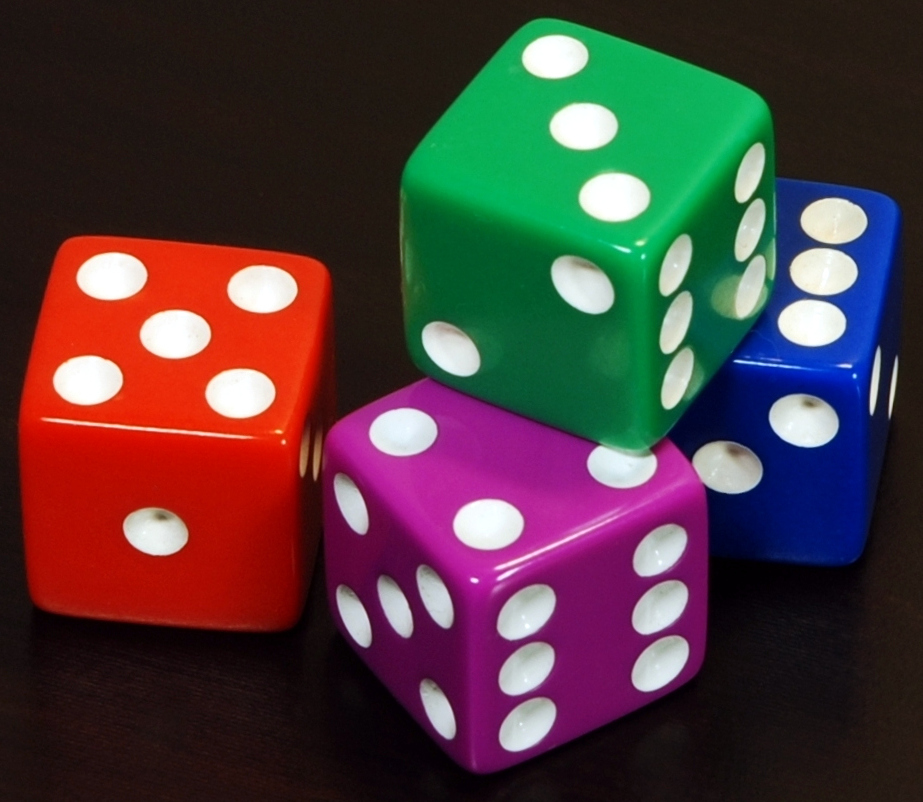
#> input picture notebooks/image.jpg, 923 x 802 px; the run also reads 1 picture not shown here
$ jupyter execute --allow-errors day4_session1.ipynb   (shell and % lines are left out)
#> lines starting #> are read from the running program, lines starting #| are printed output that depends on the picture; after the words box and inside, x2 and y2 are one past the last pixel; in counts of white or black regions, pixels touching at a corner belong together
# Image Processing and Shape Detection Concepts (Day 4, First Session, Part 1)

In this session, we will build on what we learned in Day 2 about using masks and contours for object detection. Our focus today is on shape detection – we’ll learn how to simplify object contours and classify basic shapes like triangles, rectangles, and circles. By the end of this notebook, you’ll understand how to use OpenCV’s cv2.approxPolyDP function to approximate contours and identify the shape based on the number of vertices. This is a key skill for our final AI-powered sorting robot project!

## Learning Goals
- Review Day 2 concepts: contours, masks, and basic object detection.
- Contour Approximation: Understand how cv2.approxPolyDP simplifies a contour by reducing its vertices.
- Shape Classification: Determine if a contour is a triangle, quadrilateral (rectangle), circle, etc., by counting its vertices after approximation.
- Coding Practice: Use OpenCV to find contours, approximate them, and label images with detected shape names.
- Connection to Robotics: Discuss how robots can use color and shape information to identify and sort objects in the real world.

(Throughout this notebook, we include reflection questions and mentor discussion cues to think deeper about the concepts. Feel free to pause and discuss these with your peers or instructors.)

### Review: Contours, Masks, and Object Detection (from Day 2)

In Day 2, we learned how to isolate objects in an image using color masks and find their contours. Recall that a mask is a binary image (black and white) where white pixels represent the region of interest (for example, all pixels of a certain color) and black pixels represent the background. Using a mask, we applied cv2.findContours to get the outlines of objects of interest.

Let’s quickly recap this with a simple example:
- Step 1: Load an image and convert it to the HSV color space (which is often easier for color segmentation).
- Step 2: Define a color range to create a mask for that color.
- Step 3: Use cv2.findContours on the mask to find object boundaries.
- Step 4: Draw the contours or highlight the detected object.

We won’t spend too long on this, but it’s important to remember because we will combine color masks with shape detection in our projects.

📌 If you need a refresher, look back at your Day 2 notebook to see how we created masks for different colors and detected objects.

Example Recap: Suppose we want to detect a blue object in an image (like a blue piece of paper). We would do something like:

[cell 1]

import cv2
import numpy as np
import matplotlib.pyplot as plt

# Load image (suppose 'image.jpg' has a blue object on a white background)
img = cv2.imread('image.jpg')
#> img is the input picture: shape (802, 923, 3); mean B, G, R 60, 58.2, 77.7

# Show original image
plt.imshow(cv2.cvtColor(img, cv2.COLOR_BGR2RGB))
plt.title("Original Image")
plt.axis('off')  # hide axis ticks
plt.show()

hsv = cv2.cvtColor(img, cv2.COLOR_BGR2HSV)
#> hsv: shape (802, 923, 3); mean H, S, V 65.3, 161.9, 102.2

# Define HSV range for blue (these values might need tuning for different images)
lower_blue = np.array([100, 150, 50])
upper_blue = np.array([130, 255, 255])
mask = cv2.inRange(hsv, lower_blue, upper_blue)
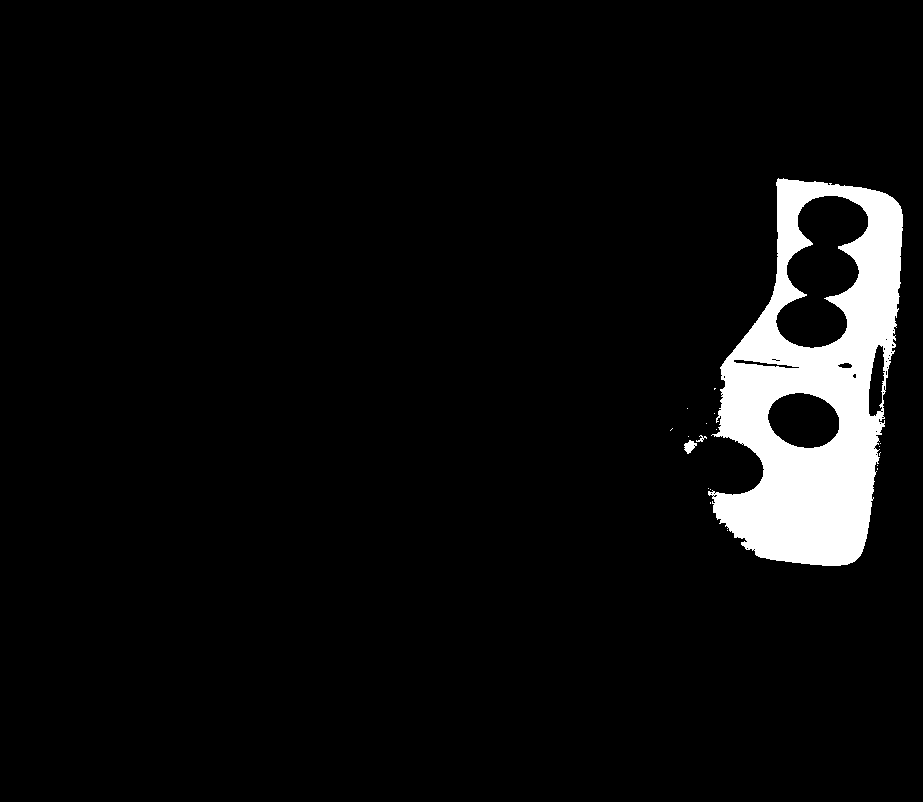
#> mask: shape (802, 923); 5.4% white; 19 white regions (16 under 20 px)

# Find contours on the mask
contours, _ = cv2.findContours(mask, cv2.RETR_EXTERNAL, cv2.CHAIN_APPROX_SIMPLE)
#> contours = 19 contours, 17 with area under 20; largest, box (x1, y1, x2, y2) and area: (708, 178, 903, 566) 51410, (684, 440, 697, 454) 89
print(f"Found {len(contours)} contours for blue objects.")
#| Found 19 contours for blue objects.

If the blue object is detected correctly, we should get at least one contour. We could then draw it on the original image or compute properties like the area or center of the contour. For example:

[cell 2]
# Draw the found contour onto the original image
for cnt in contours:
    cv2.drawContours(img, [cnt], -1, (0,255,0), 2)  # draw contour in green for visualization
#> this loop made 19 passes
#> cnt on passes 1 to 8: [[727, 530]], [[710, 502], [710, 503]], [[710, 489]], [[708, 488]], [[877, 468], [877, 469]], [[877, 465]], [[880, 452], [879, 453], [879, 455], [879, 453]], [[879, 446]]
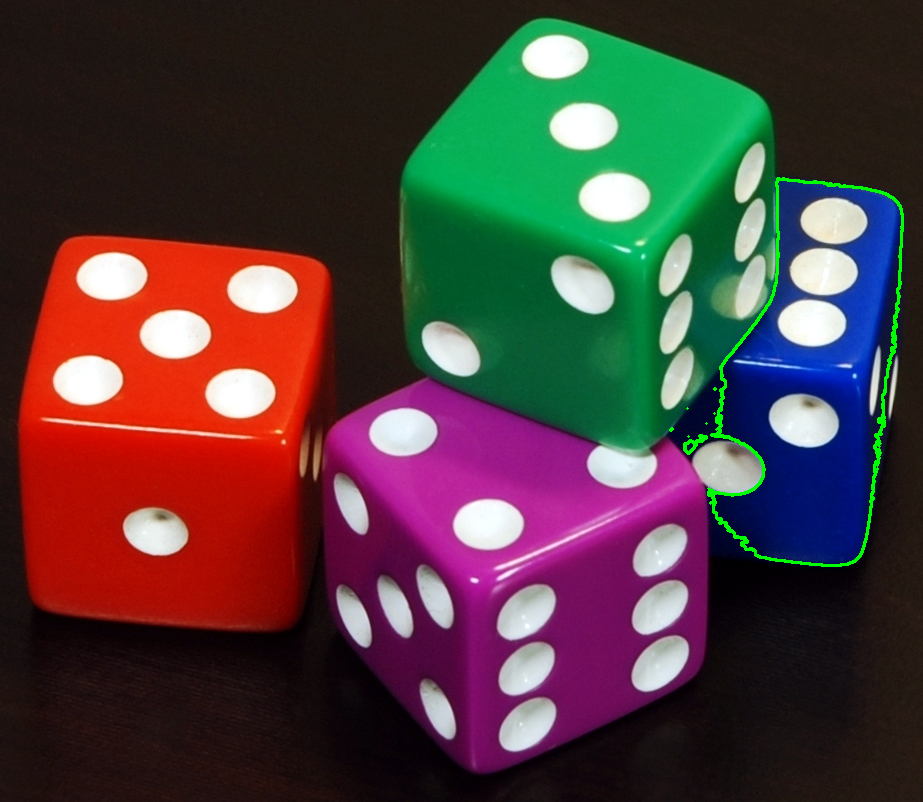
#> img: shape (802, 923, 3); 0.59% of pixels changed, all inside (x1, y1, x2, y2) = (669, 177, 904, 567)

# Display or save the result (in a Jupyter/Colab environment use cv2_imshow or plt.imshow)
cv2.imwrite('blue_detected.png', img)

# Show contours image
plt.imshow(cv2.cvtColor(img, cv2.COLOR_BGR2RGB))
plt.title("Contours Image")
plt.axis('off')  # hide axis ticks
plt.show()

In the above snippet, we used cv2.inRange to create a mask for a blue color range and then found contours. cv2.RETR_EXTERNAL retrieves only the outer contours (useful when objects are not nested), and cv2.CHAIN_APPROX_SIMPLE compresses horizontal, vertical, and diagonal segments, leaving only their end points (this saves memory). We’ll talk more about contour approximation in a moment.

Reflection: Why do we use color masks before finding contours? Think about how using a mask helps isolate the object of interest (by color) so that findContours doesn’t give us a lot of irrelevant outlines. If we didn’t use a mask, every little variation or feature in the image could become a contour!

### Contour Approximation with cv2.approxPolyDP

Now, onto the new concept: contour approximation. When we detect a contour, it might consist of a lot of points – especially if the object has a curved shape or irregular edges. For example, a circle might have dozens of contour points, and a slightly noisy square could have many points along each side. In robotics and computer vision, we often want to simplify these contours to just the key points that define the shape (e.g., the corners of a polygon). This simplification makes it easier to recognize the shape and is more computationally efficient.

Key idea: The OpenCV function cv2.approxPolyDP(curve, epsilon, closed) implements the Ramer–Douglas–Peucker (RDP) algorithm to approximate a curve or polygon with fewer points. Essentially, we give it a contour and a tolerance value (epsilon), and it returns a new, simplified contour.

- curve is the original contour (a list of points).
- epsilon is the maximum distance allowed between the original contour and the approximated contour. This is usually chosen as some fraction of the contour’s perimeter (arc length). A smaller epsilon means the approximation is closer to the original contour (more points kept); a larger epsilon means more simplification (fewer points).
- closed is a boolean indicating if the contour is closed (True for shapes).

For example, if we have a contour for a shape, we can do:

[cell 3]
perimeter = cv2.arcLength(cnt, True)  # calculate contour perimeter (True indicates closed contour)
#> perimeter = 1370.6
epsilon = 0.02 * perimeter           # 2% of the perimeter as tolerance (this factor can be adjusted)
#> epsilon = 27.41
approx = cv2.approxPolyDP(cnt, epsilon, True)
#> approx = [[778, 178], [711, 435], [763, 476], [708, 494], [756, 555], [847, 564], [902, 214]]
img_poly = img.copy()
cv2.drawContours(img_poly, [approx], -1, (0, 255, 0), 3)  # Green polygon, thickness 3
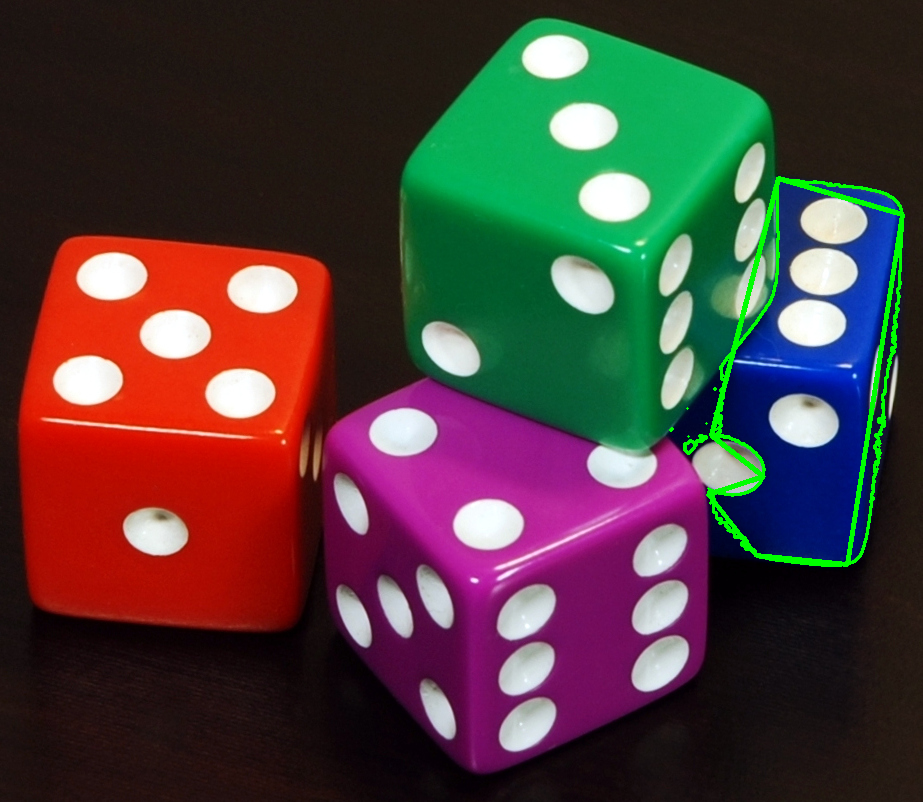
#> img_poly: shape (802, 923, 3); 0.6% of pixels changed, all inside (x1, y1, x2, y2) = (706, 176, 905, 567)

# Show contours image
plt.imshow(cv2.cvtColor(img_poly, cv2.COLOR_BGR2RGB))
plt.title("Contours Image")
plt.axis('off')  # hide axis ticks
plt.show()

The result approx is a new contour with (hopefully) fewer points that still roughly outlines the original shape. How does this work? The RDP algorithm works by recursively removing points that lie “almost” in a straight line and only keeping the points that create significant changes in direction. If you imagine tracing around a shape, approxPolyDP basically says “hey, these intermediate points aren’t that important, I can connect the shape with a straight line from point A to point C and skip point B if B doesn’t deviate much from the line.” The parameter epsilon controls how much deviation we allow.

Let’s visualize the effect of contour approximation on a shape. We will use a simple example image containing a few basic shapes. We’ll find their contours and then approximate those contours with cv2.approxPolyDP. Finally, we’ll draw the approximated contours on the image to see the difference.

First, create or load a sample image with simple shapes (for reproducibility, we’ll generate one using OpenCV drawing functions):

[cell 4]
import cv2
import numpy as np

# Create a blank white image
image = np.ones((400, 500, 3), dtype=np.uint8) * 255  # height=400, width=500

# Draw a blue triangle
triangle_cnt = np.array([[50, 150], [150, 150], [100, 50]])  # coordinates of triangle vertices
cv2.drawContours(image, [triangle_cnt], 0, (255, 0, 0), -1)  # filled blue triangle (BGR color)
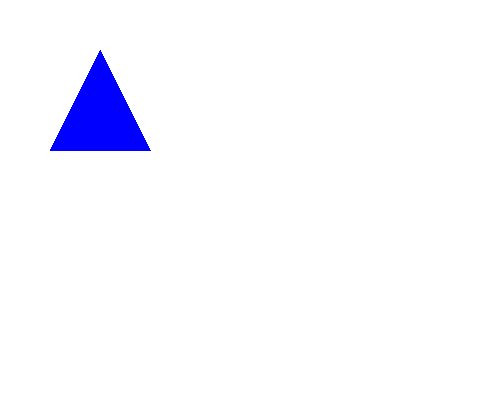
#> image: shape (400, 500, 3); mean of channels 0, 1, 2 255, 248.4, 248.4; drawn as B, G, R

# Draw a red circle
cv2.circle(image, (350, 200), 60, (0, 0, 255), -1)  # filled red circle

# Draw a green rectangle
cv2.rectangle(image, (50, 250), (170, 330), (0, 255, 0), -1)  # filled green rectangle
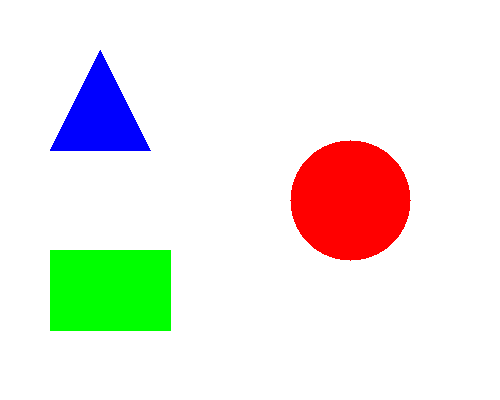
#> image: shape (400, 500, 3); mean of channels 0, 1, 2 228.1, 234, 235.9; drawn as B, G, R

# Save or display the generated image
cv2.imwrite('shapes.png', image)

# Show original image
plt.imshow(cv2.cvtColor(image, cv2.COLOR_BGR2RGB))
plt.title("Original Image")
plt.axis('off')
plt.show()

At this point, image contains three shapes: a blue triangle, a red circle, and a green rectangle, all on a white background. Let’s find all contours in this image and approximate them:

[cell 5]
# Convert to grayscale and threshold to get binary image
gray = cv2.cvtColor(image, cv2.COLOR_BGR2GRAY)
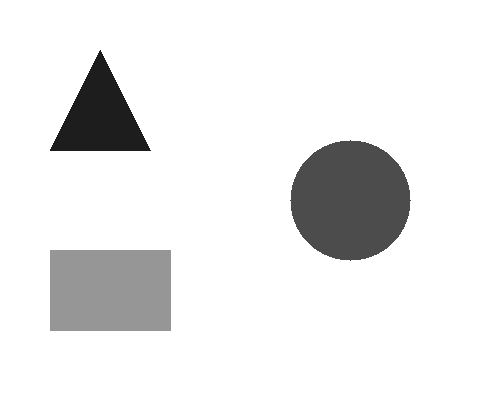
#> gray: shape (400, 500); min 29, max 255, mean 233.9
_, thresh = cv2.threshold(gray, 254, 255, cv2.THRESH_BINARY_INV)
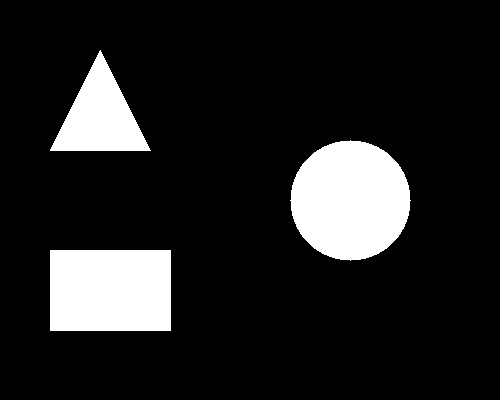
#> thresh: shape (400, 500); 13.1% white; 3 white regions
# THRESH_BINARY_INV with high threshold (254) will turn the shapes (non-white regions) white and background black.

# Find contours of the shapes
contours, _ = cv2.findContours(thresh, cv2.RETR_EXTERNAL, cv2.CHAIN_APPROX_SIMPLE)
#> contours = 3 contours; box (x1, y1, x2, y2) and area: (290, 140, 411, 261) 11120, (50, 250, 171, 331) 9600, (50, 50, 151, 151) 5000
print(f"Detected {len(contours)} contours")
#| Detected 3 contours
#> (the rest of the program and of its run is left out)
